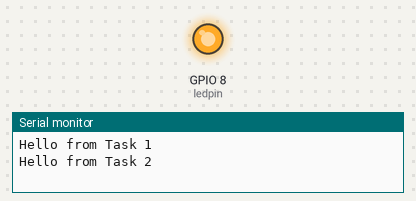
Bench run of a program on a simulated ESP32-C3. Parts: output pins drawn as LEDs (lit = HIGH), the last lines printed to the serial monitor.

Above: at 0.16 s.
At 1.7 s:
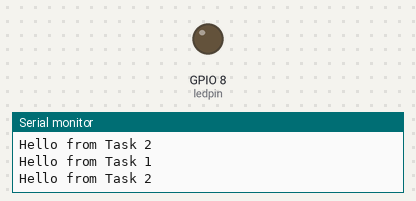
Timing chart, 0 to 3.0 s (numbered marks = the images above):
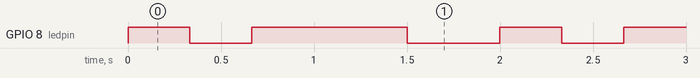

The program:

main.cpp
```cpp
#include <Arduino.h>

#if CONFIG_FREERTOS_UNICORE
    static const BaseType_t app_cpu = 0;
#else
    static const BaseType_t app_cpu = 1;
#endif

// Declare the Pin
static const int ledpin = 8;  // Blinking Built_In LED for ESP32-C3, GPIO 8
#define rate1 500
#define rate2 333


// Create Tasks

// Task 1
void ToggleLED1(void *parameters){
    while(1){
        Serial.println("Hello from Task 1");
        digitalWrite(ledpin, HIGH);
        vTaskDelay(rate1 / portTICK_PERIOD_MS);
        digitalWrite(ledpin, LOW);
        vTaskDelay(rate1 / portTICK_PERIOD_MS);
    }
}

// Task 2
void ToggleLED2(void *parameters){
    while(1){
        Serial.println("Hello from Task 2");
        digitalWrite(ledpin, HIGH);
        vTaskDelay(rate2 / portTICK_PERIOD_MS);
        digitalWrite(ledpin, LOW);
        vTaskDelay(rate2 / portTICK_PERIOD_MS);
    }
}

void setup(){
    Serial.begin(115200);
    pinMode(ledpin, OUTPUT);

    xTaskCreatePinnedToCore(
        ToggleLED1,
        "Toggle LED 1",
        1024,
        NULL,
        1,
        NULL,
        app_cpu
    );

    xTaskCreatePinnedToCore(
        ToggleLED2,
        "Toggle LED 2",
        1024,
        NULL,
        1,
        NULL,
        app_cpu
    );
}

void loop(){
    // We don't need to do anything in the loop() function, as our LED blinking is handled by the ToggleLED Task.
}
```

Measured:
- by itself, GPIO 8 (ledpin): LOW → HIGH at 0.00 s, → LOW 0.33 s later, → HIGH 0.33 s later, → LOW 0.83 s later, … (383 changes in this stretch)
- by itself, everything shown: repeats every 2.0 s, in 6 steps
